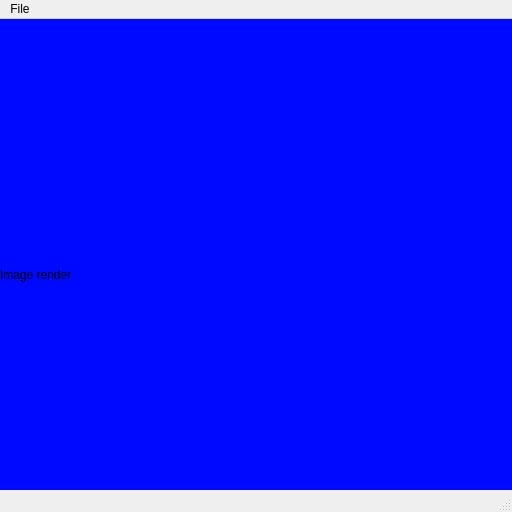
<?xml version="1.0" encoding="UTF-8"?>
<ui version="4.0">
 <class>MainWindow</class>
 <widget class="QMainWindow" name="MainWindow">
  <property name="geometry">
   <rect>
    <x>0</x>
    <y>0</y>
    <width>512</width>
    <height>512</height>
   </rect>
  </property>
  <property name="windowTitle">
   <string>MainWindow</string>
  </property>
  <widget class="QWidget" name="centralwidget">
   <widget class="RingImageQLabel" name="image">
    <property name="geometry">
     <rect>
      <x>0</x>
      <y>0</y>
      <width>512</width>
      <height>512</height>
     </rect>
    </property>
    <property name="sizePolicy">
     <sizepolicy hsizetype="Expanding" vsizetype="Expanding">
      <horstretch>0</horstretch>
      <verstretch>0</verstretch>
     </sizepolicy>
    </property>
    <property name="palette">
     <palette>
      <active>
       <colorrole role="Base">
        <brush brushstyle="SolidPattern">
         <color alpha="255">
          <red>255</red>
          <green>255</green>
          <blue>255</blue>
         </color>
        </brush>
       </colorrole>
       <colorrole role="Window">
        <brush brushstyle="SolidPattern">
         <color alpha="255">
          <red>0</red>
          <green>9</green>
          <blue>255</blue>
         </color>
        </brush>
       </colorrole>
      </active>
      <inactive>
       <colorrole role="Base">
        <brush brushstyle="SolidPattern">
         <color alpha="255">
          <red>255</red>
          <green>255</green>
          <blue>255</blue>
         </color>
        </brush>
       </colorrole>
       <colorrole role="Window">
        <brush brushstyle="SolidPattern">
         <color alpha="255">
          <red>0</red>
          <green>9</green>
          <blue>255</blue>
         </color>
        </brush>
       </colorrole>
      </inactive>
      <disabled>
       <colorrole role="Base">
        <brush brushstyle="SolidPattern">
         <color alpha="255">
          <red>0</red>
          <green>9</green>
          <blue>255</blue>
         </color>
        </brush>
       </colorrole>
       <colorrole role="Window">
        <brush brushstyle="SolidPattern">
         <color alpha="255">
          <red>0</red>
          <green>9</green>
          <blue>255</blue>
         </color>
        </brush>
       </colorrole>
      </disabled>
     </palette>
    </property>
    <property name="cursor">
     <cursorShape>CrossCursor</cursorShape>
    </property>
    <property name="autoFillBackground">
     <bool>true</bool>
    </property>
    <property name="text">
     <string>Image render</string>
    </property>
    <property name="scaledContents">
     <bool>true</bool>
    </property>
   </widget>
  </widget>
  <widget class="QMenuBar" name="menubar">
   <property name="geometry">
    <rect>
     <x>0</x>
     <y>0</y>
     <width>512</width>
     <height>22</height>
    </rect>
   </property>
   <widget class="QMenu" name="menuFile">
    <property name="title">
     <string>File</string>
    </property>
    <addaction name="action_Open"/>
   </widget>
   <addaction name="menuFile"/>
  </widget>
  <widget class="QStatusBar" name="statusbar"/>
  <action name="action_Open">
   <property name="text">
    <string>Open Image</string>
   </property>
  </action>
 </widget>
 <customwidgets>
  <customwidget>
   <class>RingImageQLabel</class>
   <extends>QLabel</extends>
   <header>ring/gui/_ring_label.h</header>
  </customwidget>
 </customwidgets>
 <resources/>
 <connections/>
</ui>
